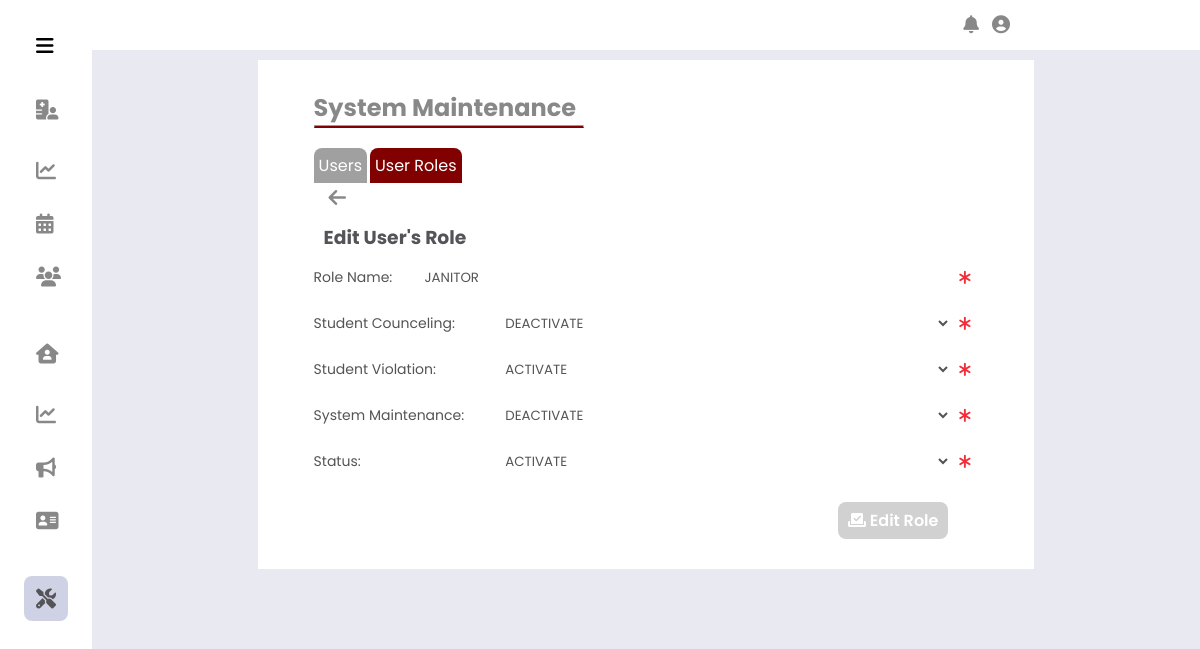
Page /Administrator/System Edit User Role Maintenance/?role_id=7 (signed in) on the committed database.
### tables this page shows
CREATE TABLE IF NOT EXISTS `adminuserrole` (
  `AdminUserRoleID` int NOT NULL AUTO_INCREMENT,
  `AdminUserRole` varchar(255) NOT NULL,
  `AdminPageStudentCounceling` int NOT NULL,
  `AdminPageViolation` int NOT NULL,
  `AdminMaintenance` int NOT NULL,
  `StatusID` int NOT NULL,
  PRIMARY KEY (`AdminUserRoleID`),
  KEY `accountStatus_rolestats` (`StatusID`),
  KEY `studCounceling_status` (`AdminPageStudentCounceling`),
  KEY `studViolation_status` (`AdminPageViolation`),
  KEY `sysMain_status` (`AdminMaintenance`)
);

CREATE TABLE IF NOT EXISTS `statuscontent` (
  `StatusID` int NOT NULL AUTO_INCREMENT,
  `StatusDescription` varchar(20) NOT NULL,
  PRIMARY KEY (`StatusID`)
);

### Administrator/System Edit User Role Maintenance/index.php (the view, shortened to what this page needs)
<?php
    include_once('../includes/header.php');
    $role_id = $_GET['role_id'];
    $userRole = $conn->query("SELECT * FROM adminuserrole WHERE AdminUserRoleID = '$role_id' ");
    while($row = $userRole->fetch_assoc()){
        $id = $row['AdminUserRoleID']; $roleName = $row['AdminUserRole']; $studentCounc = $row['AdminPageStudentCounceling'];
        $studentViolation = $row['AdminPageViolation'];
        $sysMain = $row['AdminMaintenance']; $status = $row['StatusID'];
    }
?>
    <div class="body_container">
        <div class="content">
            <div class="title">
                <h1>System Maintenance</h1>
                <hr>
            </div>
            <div class="subcontent">
                <?php
                    include '../includes/main_sub_nav.php';
                ?>
                <a href="../System User Role Maintenance/" class="acc_bttn"><i class="fas fa-arrow-left"></i></a>
                <h3 class="subtitle">Edit User's Role</h3>
                <form id="editRole"  method = "POST">
                    <div class="input_group">
                        <div class="input_container">
                            <label for="#" class="label">Role Name: </label>
                            <div class="input " id="input_roleName">
                                <input class="input-field" type="text" placeholder="Insert Role Name" name="roleNameCheck"
                                id="roleNameCheck" value="<?php echo $roleName ?>">
                                <i class="fa-solid fa-asterisk"></i>
                            </div>
                        </div>
                        <div class="input_container">
                            <label for="studCouncheck" class="labelcheck">Student Counceling: </label>
                            <select class="input_fieldselectAdd" name="studCouncheck" id="studCouncheck">
                                    <?php
                                    $statuscheck = mysqli_query($conn, "SELECT StatusID, StatusDescription FROM `statuscontent`");
                                    while($row3 = mysqli_fetch_assoc($statuscheck)){
                                        $statsID = $row3['StatusID']; $statsName = $row3['StatusDescription'];
                                        ?>
                                    <option value = "<?php echo $statsID ?>" <?php if($statsID == $studentCounc ){echo "selected";}?>> <?php echo $statsName?>  </option>
                                <?php }?>
                            </select>
                            <i class="fa-solid fa-asterisk"></i>
                        </div>
                        <div class="input_container">
                            <label for="studViolationcheck" class="labelcheck">Student Violation: </label>
                            <select class="input_fieldselectAdd" name="studViolationcheck" id="studViolationcheck">
                                    <?php
                                    $statuscheck = mysqli_query($conn, "SELECT StatusID, StatusDescription FROM `statuscontent`");
                                    while($row3 = mysqli_fetch_assoc($statuscheck)){
                                        $statsID = $row3['StatusID']; $statsName = $row3['StatusDescription'];
                                        ?>
                                    <option value = "<?php echo $statsID ?>" <?php if($statsID == $studentViolation ){echo "selected";}?>> <?php echo $statsName?>  </option>
                                <?php }?>
                            </select>
                            <i class="fa-solid fa-asterisk"></i>
                        </div>
                        <div class="input_container">
                            <label for="sysMainsCheck" class="labelcheck">System Maintenance: </label>
                            <select class="input_fieldselectAdd" name="sysMainsCheck" id="sysMainsCheck">
                                    <?php
                                    $statuscheck = mysqli_query($conn, "SELECT StatusID, StatusDescription FROM `statuscontent`");
                                    while($row3 = mysqli_fetch_assoc($statuscheck)){
                                        $statsID = $row3['StatusID']; $statsName = $row3['StatusDescription'];
                                        ?>
                                    <option value = "<?php echo $statsID ?>" <?php if($statsID == $sysMain ){echo "selected";}?>> <?php echo $statsName?>  </option>
                                <?php }?>
                            </select>
                            <i class="fa-solid fa-asterisk"></i>
                        </div>
                        <div class="input_container">
                            <label for="sysMainsCheck" class="labelcheck">Status: </label>
                            <select class="input_fieldselectAdd" name="status" id="status" >
                                <?php
                                    $statuscheck = mysqli_query($conn, "SELECT StatusID, StatusDescription FROM `statuscontent`");
                                    while($row3 = mysqli_fetch_assoc($statuscheck)){
                                        $statsID = $row3['StatusID']; $statsName = $row3['StatusDescription'];
                                        ?>
                                    <option value = "<?php echo $statsID ?>" <?php if($statsID == $status ){echo "selected";}?>> <?php echo $statsName?>  </option>
                                <?php }?>
                            </select>
                            <i class="fa-solid fa-asterisk"></i>
                        </div>
                    </div>
                    <div class="action_content">
                        <button class= "bttn" type="submit" name="submit" id="submitRole">
                        <i class="fa-solid fa-check-to-slot"></i> Edit Role</button>
                    </div>
                </form>
            </div>
        </div>
    </div>
</body>
</html>

### Administrator/includes/css/side_nav.css (style rules this page uses)
:root { --nav-width: 92px; --button-color-font-icon: rgb(136, 136, 136); --button-hover-color-font-icon: rgb(84, 83, 87); --button-hover-bg: rgb(207 210 229); --color-content0-bg: white; --body-color: rgb(209, 209, 209); --normal-font-size: 1rem; --small-font-size: .875rem; --z-index: 100; }
* { margin: 0; padding: 0; box-sizing: border-box; font-family: 'Poppins',sans-serif; }
body { margin: 0; position: relative; padding: 0 0 0 5.75rem; transition: .5s; background-color: #e9eaf1; }
h1 { margin: 0; }
.fas { font-size: 1.25rem; margin-right: 3px; }

### Administrator/includes/css/admin_navbar.css (style rules this page uses)
* { margin: 0; padding: 0; box-sizing: border-box; font-family: 'Poppins',sans-serif; }
:root { --nav-width: 92px; --button-color-font-icon: rgb(136, 136, 136); --button-hover-color-font-icon: rgb(84, 83, 87); --button-hover-bg: rgb(160, 160, 160); --color-content0-bg: white; --maroong-content-bg: #810000; --maroong-content-hover: #630000; --body-color: rgb(209, 209, 209); --dark--color: #45474b; --blue-color: #2a88e6; --normal-font-size: 1rem; --small-font-size: .875rem; --meduim-font-size: 15px; }
body { position: relative; background-color: #e9eaf1; }

### Administrator/includes/css/maintenance.css (style rules this page uses)
:root { --nav-width: 92px; --button-color-font-icon: rgb(136, 136, 136); --button-hover-color-font-icon: rgb(84, 83, 87); --button-hover-bg: rgb(160, 160, 160); --color-content0-bg: white; --maroong-content-bg: #810000; --maroong-content-hover: #630000; --body-color: rgb(209, 209, 209); --normal-font-size: 1rem; --small-font-size: .875rem; --meduim-font-size: 15px; }
* { margin: 0; padding: 0; box-sizing: border-box; font-family: 'Poppins',sans-serif; }
.body_container { display: flex; align-items: center; justify-content: center; padding-top: 50px; padding-bottom: 10px; }
.content { background-color: var(--color-content0-bg); margin-top: 10px; padding: 30px 5% 30px; width: 70%; height: auto; }
.content .title { width: 220px; }
.title h1 { font-size: 1.5rem; color: var(--button-color-font-icon); display: inline-block; }
.title hr { border-bottom: 2px solid var(--maroong-content-bg); }
.content .subcontent { width: 100%; height: auto; padding-bottom: 20px; }

### Administrator/includes/css/modal_placement.css (style rules this page uses)
:root { --nav-width: 92px; --button-color-font-icon: rgb(136, 136, 136); --button-hover-color-font-icon: rgb(84, 83, 87); --button-hover-bg: rgb(160, 160, 160); --color-content0-bg: white; --maroong-content-bg: #810000; --maroong-content-hover: #630000; --body-color: rgb(209, 209, 209); --normal-font-size: 1rem; --small-font-size: .875rem; --meduim-font-size: 15px; }
* { margin: 0; padding: 0; box-sizing: border-box; font-family: 'Poppins',sans-serif; }

### Administrator/includes/css/modal_upload_placement.css (style rules this page uses)
:root { --nav-width: 92px; --button-color-font-icon: rgb(136, 136, 136); --button-hover-color-font-icon: rgb(84, 83, 87); --button-hover-bg: rgb(160, 160, 160); --color-content0-bg: white; --maroong-content-bg: #810000; --maroong-content-hover: #630000; --body-color: rgb(209, 209, 209); --normal-font-size: 1rem; --small-font-size: .875rem; --meduim-font-size: 15px; }
* { margin: 0; padding: 0; box-sizing: border-box; font-family: 'Poppins',sans-serif; }

### rows in the picture
adminuserrole: roleNameCheck "JANITOR", studCouncheck "DEACTIVATE", studViolationcheck "ACTIVATE", sysMainsCheck "DEACTIVATE", status "ACTIVATE"
